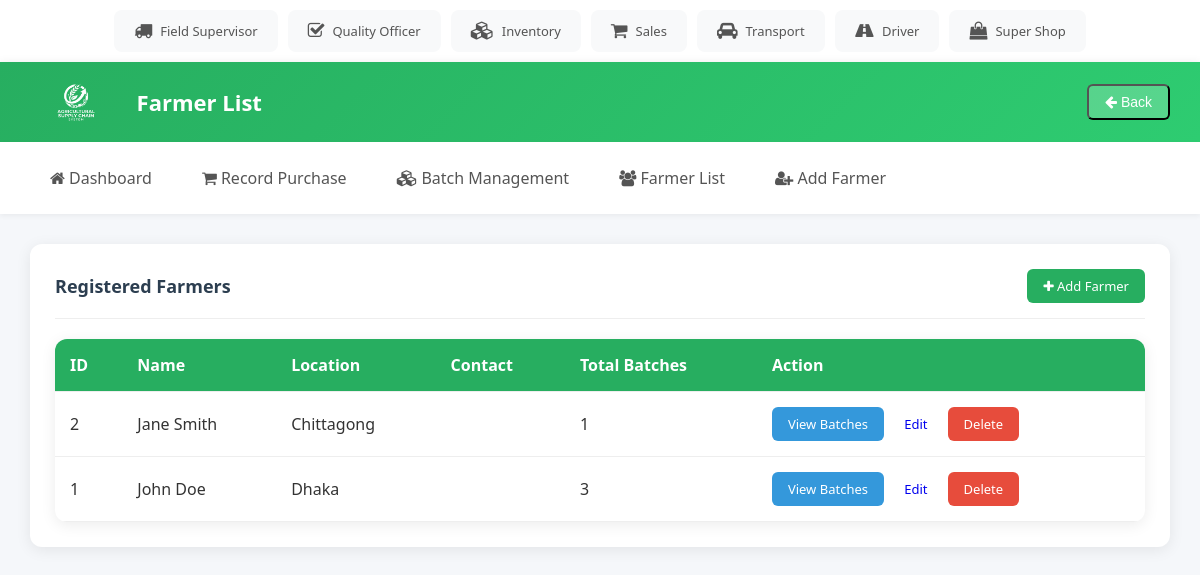
Page /field_supervisor/farmer_list.php on the earlier database version.
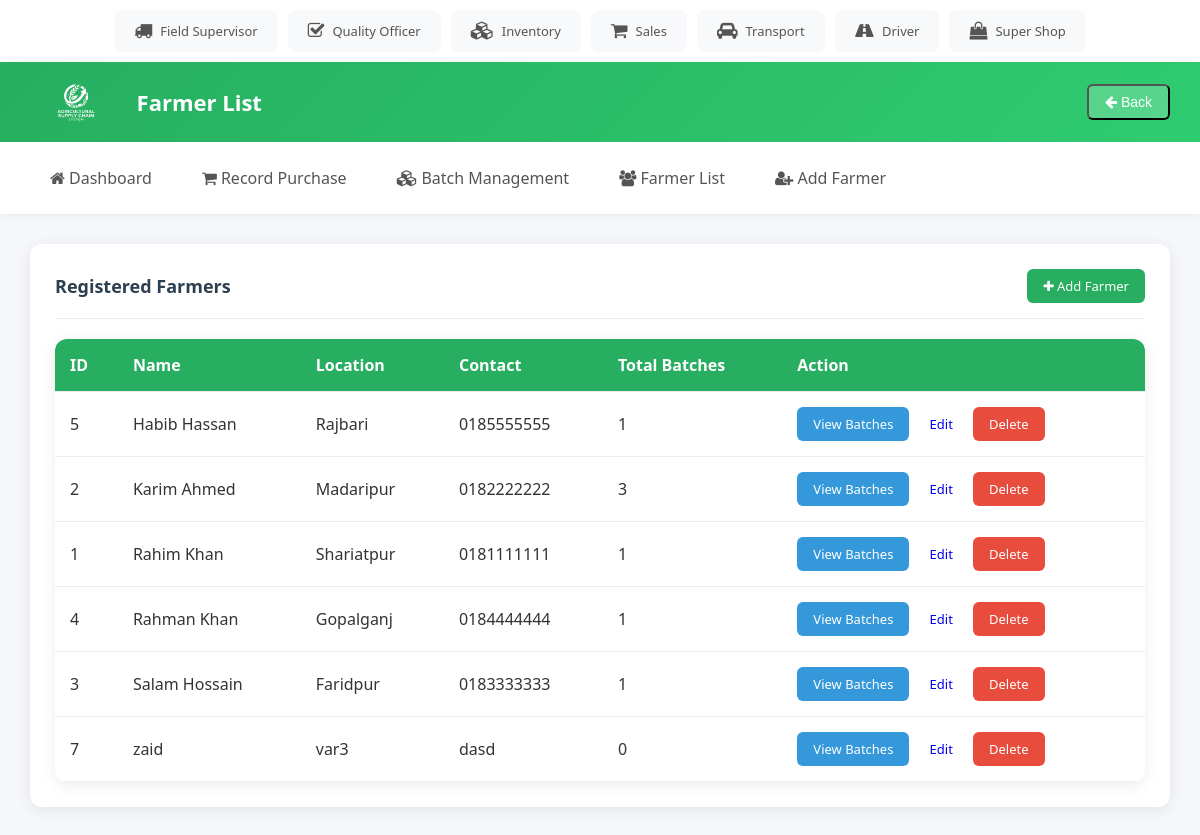
Same page on the later database version.
### tables this page shows
CREATE TABLE `Farmers` (
  `farmer_id` int(11) NOT NULL,
  `name` varchar(100) NOT NULL,
  `location` varchar(255) DEFAULT NULL,
  `contact_info` varchar(50) DEFAULT NULL
);

### field_supervisor/farmer_list.php (the view, shortened to what this page needs)
<?php
include "../db.php";
$sql = "SELECT f.farmer_id, f.name, f.location, f.contact_info, COUNT(b.batch_id) AS total_batches FROM Farmers f LEFT JOIN Batches b ON f.farmer_id=b.farmer_id GROUP BY f.farmer_id ORDER BY f.name";
$result = $conn->query($sql);
?>
<!DOCTYPE html>
<html lang="en">
  <head>
    <link rel="stylesheet" href="../style.css" />
    <link rel="stylesheet" href="https://cdnjs.cloudflare.com/ajax/libs/font-awesome/4.7.0/css/font-awesome.min.css" />
  </head>
  <body>
    <main>
      <div class="card">
        <div class="card-header">
          <span class="card-title">Registered Farmers</span>
          <a href="add_farmer.php" class="btn btn-primary"><i class="fa fa-plus"></i> Add Farmer</a>
        </div>
        <table>
          <tr>
            <th>ID</th>
            <th>Name</th>
            <th>Location</th>
            <th>Contact</th>
            <th>Total Batches</th>
            <th>Action</th>
          </tr>
          <?php if ($result->num_rows > 0) {
            while ($row = $result->fetch_assoc()) {
          ?>
          <tr>
            <td><?php echo $row['farmer_id']; ?></td>
            <td><?php echo htmlspecialchars($row['name']); ?></td>
            <td><?php echo htmlspecialchars($row['location']); ?></td>
            <td><?php echo htmlspecialchars($row['contact_info']); ?></td>
            <td><?php echo $row['total_batches']; ?></td>
            <td>
              <a class="btn btn-info" href="farmer_status.php?farmer_id=<?php echo $row['farmer_id']; ?>">View Batches</a>
              <a class="btn btn-warning" href="update_farmer.php?farmer_id=<?php echo $row['farmer_id']; ?>">Edit</a>
              <a class="btn btn-danger" href="farmer_list.php?delete_farmer_id=<?php echo $row['farmer_id']; ?>" onclick="return confirm('Delete this farmer and all associated batches?');">Delete</a>
            </td>
          </tr>
          <?php }
          } else {
            echo '<tr><td colspan="6">No farmers found.</td></tr>';
          } ?>
        </table>
      </div>
    </main>
  </body>
</html>

### style.css (style rules this page uses)
* { box-sizing: border-box; }
body { margin: 0; font-family: 'Segoe UI', Tahoma, Geneva, Verdana, sans-serif; background: #f5f7fa; color: #333; }
.topbar { background: white; padding: 10px 20px; display: flex; justify-content: center; box-shadow: 0 2px 10px rgba(0,0,0,0.08); overflow-x: auto; }
.topbar-users { display: flex; gap: 10px; flex-wrap: nowrap; }
.topbar-user { display: flex; align-items: center; gap: 8px; padding: 10px 18px; background: #f8f9fa; border-radius: 8px; text-decoration: none; color: #555; font-size: 13px; font-weight: 500; white-space: nowrap; transition: all 0.3s; border: 2px solid transparent; }
.topbar-user i { font-size: 18px; }
header { background: linear-gradient(135deg, #27ae60, #2ecc71); color: white; padding: 15px 30px; display: flex; align-items: center; justify-content: space-between; box-shadow: 0 2px 10px rgba(0,0,0,0.1); }
header .header-left { display: flex; align-items: center; gap: 15px; }
header .logo { height: 50px; border-radius: 8px; }
header .title { font-size: 22px; font-weight: 600; }
header .back-btn { background: rgba(255,255,255,0.2); color: white; padding: 8px 16px; border-radius: 6px; text-decoration: none; font-size: 14px; transition: background 0.3s; }
nav { background: white; display: flex; gap: 10px; padding: 15px 30px; box-shadow: 0 2px 5px rgba(0,0,0,0.05); }
nav a { color: #555; padding: 10px 20px; text-decoration: none; font-weight: 500; border-radius: 6px; transition: all 0.3s ease; }
main { padding: 30px; }
.card { background: white; border-radius: 12px; padding: 25px; box-shadow: 0 3px 15px rgba(0,0,0,0.08); margin-bottom: 20px; }
.card-header { display: flex; justify-content: space-between; align-items: center; margin-bottom: 20px; padding-bottom: 15px; border-bottom: 1px solid #eee; }
.card-title { font-size: 18px; font-weight: 600; color: #2c3e50; }
table { width: 100%; border-collapse: collapse; background: white; border-radius: 12px; overflow: hidden; box-shadow: 0 3px 15px rgba(0,0,0,0.08); }
th, td { padding: 15px; text-align: left; border-bottom: 1px solid #eee; }
th { background: #27ae60; color: white; font-weight: 600; }
.btn { padding: 8px 16px; border: none; border-radius: 6px; font-size: 13px; font-weight: 500; cursor: pointer; transition: all 0.3s; text-decoration: none; display: inline-block; }
.btn-primary { background: #27ae60; color: white; }
.btn-danger { background: #e74c3c; color: white; }
.btn-info { background: #3498db; color: white; }

Differences in the rows shown:
added farmers: farmer_id "5", name "Habib Hassan", location "Rajbari", contact_info "0185555555", total_batches "1"
changed farmers id 2: name "Jane Smith" → "Karim Ahmed"; location "Chittagong" → "Madaripur"; contact_info (not shown) → "0182222222"; total_batches "1" → "3"
changed farmers id 1: name "John Doe" → "Rahim Khan"; location "Dhaka" → "Shariatpur"; contact_info (not shown) → "0181111111"; total_batches "3" → "1"
added farmers: farmer_id "4", name "Rahman Khan", location "Gopalganj", contact_info "0184444444", total_batches "1"
added farmers: farmer_id "3", name "Salam Hossain", location "Faridpur", contact_info "0183333333", total_batches "1"
added farmers: farmer_id "7", name "zaid", location "var3", contact_info "dasd", total_batches "0"
